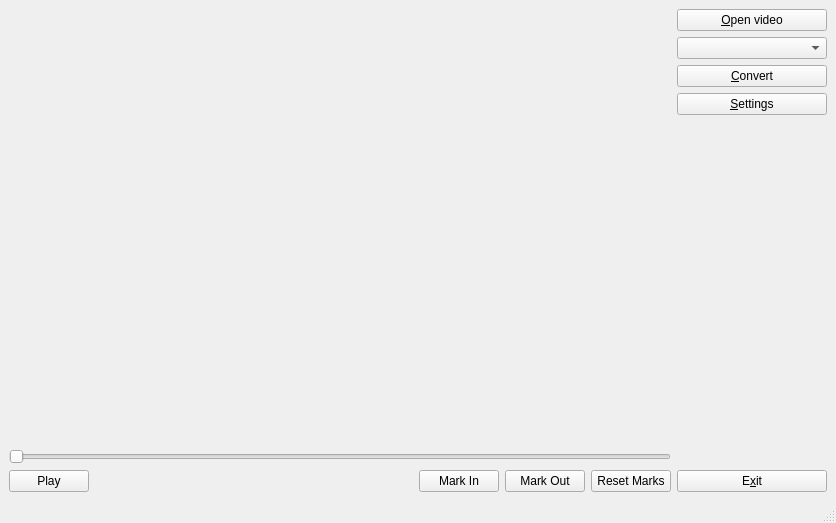
<?xml version="1.0" encoding="UTF-8"?>
<ui version="4.0">
 <class>VEMainWindow</class>
 <widget class="QMainWindow" name="VEMainWindow">
  <property name="geometry">
   <rect>
    <x>0</x>
    <y>0</y>
    <width>836</width>
    <height>523</height>
   </rect>
  </property>
  <property name="windowTitle">
   <string>Video Editor</string>
  </property>
  <widget class="QWidget" name="centralwidget">
   <layout class="QVBoxLayout" name="verticalLayout_3">
    <item>
     <layout class="QHBoxLayout" name="horizontalLayout_2">
      <item>
       <layout class="QVBoxLayout" name="verticalLayout_2">
        <item>
         <widget class="VideoPlayer" name="videoPlayer" native="true">
          <property name="sizePolicy">
           <sizepolicy hsizetype="Expanding" vsizetype="Expanding">
            <horstretch>0</horstretch>
            <verstretch>0</verstretch>
           </sizepolicy>
          </property>
         </widget>
        </item>
        <item>
         <widget class="VideoSlider" name="videoPosSlider">
          <property name="orientation">
           <enum>Qt::Horizontal</enum>
          </property>
         </widget>
        </item>
        <item>
         <layout class="QHBoxLayout" name="horizontalLayout">
          <item>
           <widget class="QPushButton" name="btnPlayPause">
            <property name="text">
             <string>Play</string>
            </property>
           </widget>
          </item>
          <item>
           <spacer name="horizontalSpacer">
            <property name="orientation">
             <enum>Qt::Horizontal</enum>
            </property>
            <property name="sizeHint" stdset="0">
             <size>
              <width>40</width>
              <height>20</height>
             </size>
            </property>
           </spacer>
          </item>
          <item>
           <widget class="QPushButton" name="btnMarkIn">
            <property name="text">
             <string>Mark In</string>
            </property>
           </widget>
          </item>
          <item>
           <widget class="QPushButton" name="btnMarkOut">
            <property name="text">
             <string>Mark Out</string>
            </property>
           </widget>
          </item>
          <item>
           <widget class="QPushButton" name="btnResetMarks">
            <property name="text">
             <string>Reset Marks</string>
            </property>
           </widget>
          </item>
         </layout>
        </item>
       </layout>
      </item>
      <item>
       <layout class="QVBoxLayout" name="verticalLayout">
        <item>
         <widget class="QPushButton" name="btnOpenVideo">
          <property name="minimumSize">
           <size>
            <width>150</width>
            <height>0</height>
           </size>
          </property>
          <property name="maximumSize">
           <size>
            <width>250</width>
            <height>16777215</height>
           </size>
          </property>
          <property name="text">
           <string>&amp;Open video</string>
          </property>
         </widget>
        </item>
        <item>
         <widget class="QComboBox" name="cbxPresets">
          <property name="minimumSize">
           <size>
            <width>150</width>
            <height>0</height>
           </size>
          </property>
          <property name="maximumSize">
           <size>
            <width>250</width>
            <height>16777215</height>
           </size>
          </property>
         </widget>
        </item>
        <item>
         <widget class="QPushButton" name="btnConvert">
          <property name="minimumSize">
           <size>
            <width>150</width>
            <height>0</height>
           </size>
          </property>
          <property name="maximumSize">
           <size>
            <width>250</width>
            <height>16777215</height>
           </size>
          </property>
          <property name="text">
           <string>&amp;Convert</string>
          </property>
         </widget>
        </item>
        <item>
         <widget class="QPushButton" name="btnSettings">
          <property name="minimumSize">
           <size>
            <width>150</width>
            <height>0</height>
           </size>
          </property>
          <property name="maximumSize">
           <size>
            <width>250</width>
            <height>16777215</height>
           </size>
          </property>
          <property name="text">
           <string>&amp;Settings</string>
          </property>
         </widget>
        </item>
        <item>
         <spacer name="verticalSpacer">
          <property name="orientation">
           <enum>Qt::Vertical</enum>
          </property>
          <property name="sizeHint" stdset="0">
           <size>
            <width>20</width>
            <height>40</height>
           </size>
          </property>
         </spacer>
        </item>
        <item>
         <widget class="QPushButton" name="btnExit">
          <property name="minimumSize">
           <size>
            <width>150</width>
            <height>0</height>
           </size>
          </property>
          <property name="maximumSize">
           <size>
            <width>250</width>
            <height>16777215</height>
           </size>
          </property>
          <property name="text">
           <string>E&amp;xit</string>
          </property>
         </widget>
        </item>
       </layout>
      </item>
     </layout>
    </item>
   </layout>
  </widget>
  <widget class="QStatusBar" name="statusbar"/>
 </widget>
 <customwidgets>
  <customwidget>
   <class>VideoPlayer</class>
   <extends>QWidget</extends>
   <header>VideoPlayer.h</header>
   <container>1</container>
  </customwidget>
  <customwidget>
   <class>VideoSlider</class>
   <extends>QSlider</extends>
   <header>VideoSlider.h</header>
  </customwidget>
 </customwidgets>
 <resources/>
 <connections/>
</ui>
